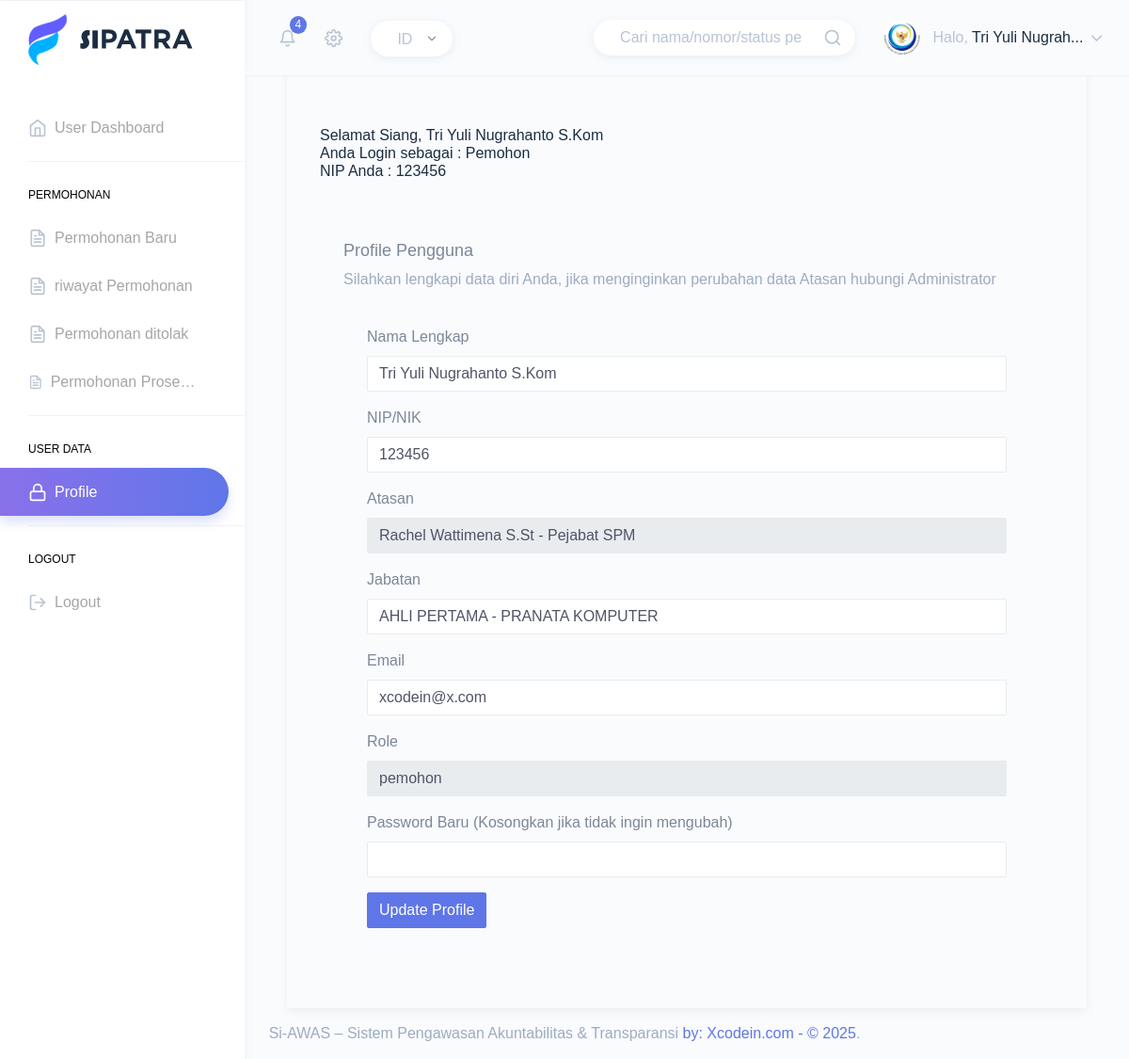
Page /index.php?page=profile (signed in) on the committed database.
### tables this page shows
CREATE TABLE IF NOT EXISTS `users` (
  `id` int NOT NULL AUTO_INCREMENT,
  `atasan_id` int DEFAULT NULL,
  `name` varchar(100) NOT NULL,
  `nip_nik` varchar(50) NOT NULL,
  `jabatan` varchar(100) NOT NULL,
  `email` varchar(100) NOT NULL,
  `password` varchar(255) NOT NULL,
  `level_user` int NOT NULL DEFAULT '1',
  `role` enum('pemohon','pejabat_spm','pejabat_ppk','pejabat_kpa','pengawas','operator','admin') NOT NULL DEFAULT 'pemohon',
  `created_at` timestamp NULL DEFAULT CURRENT_TIMESTAMP,
  `id_tim_kerja` int DEFAULT NULL,
  PRIMARY KEY (`id`),
  UNIQUE KEY `nip_nik` (`nip_nik`),
  UNIQUE KEY `email` (`email`),
  KEY `fk_level_user` (`level_user`),
  KEY `fk_users_timkerja` (`id_tim_kerja`)
);

### pages/pemohon/profile.php (the view, shortened to what this page needs)
<?php
$userId = $_SESSION['user_id'];
$query = "SELECT u1.*, u2.name as atasan_name FROM users u1
          LEFT JOIN users u2 ON u1.atasan_id = u2.id
          WHERE u1.id = ?";
$stmt = $conn->prepare($query);
$stmt->bind_param("i", $userId);
$stmt->execute();
$result = $stmt->get_result();
$user = $result->fetch_assoc();
?>
<!DOCTYPE html>
<html lang="en">
<bod>
    <div class="page-wrapper">
        <div class="page-breadcrumb">
            <div class="row">
                <div class="col-7 align-self-center">
                    <h5 class="page-title text-truncate text-dark font-weight-medium mb-1">
                        <?php
                        $time = date('H');
                        if ($time >= 5 && $time <= 11) {
                            echo "Selamat Pagi, ";
                        } elseif ($time >= 12 && $time <= 15) {
                            echo "Selamat Siang, ";
                        } elseif ($time >= 16 && $time <= 18) {
                            echo "Selamat Sore, ";
                        } else {
                            echo "Selamat Malam, ";
                        }
                        echo " " . $_SESSION['name'] . "<br> Anda Login sebagai : " . $_SESSION['level_jabatan'] . "<br>NIP Anda : " . $_SESSION['nip_nik'];
                        ?>
                    </h5>
                </div>
            </div>
        </div>
        <div class="container-fluid">
            <div class="row">
                <div class="col-12">
                    <div class="card-body">
                        <div class="card-title">
                            <h4>Profile Pengguna</h4>
                            <span class="text-muted">Silahkan lengkapi data diri Anda, jika menginginkan perubahan data
                                Atasan hubungi Administrator</span>
                        </div>
                        <div class="card-body">
                            <form action="update_profile.php" method="POST">
                                <div class="mb-3">
                                    <label for="nama" class="form-label">Nama Lengkap</label>
                                    <input type="text" class="form-control" id="nama" name="nama"
                                        value="<?php echo $user['name']; ?>" required>
                                </div>
                                <div class="mb-3">
                                    <label for="nip_nik" class="form-label">NIP/NIK</label>
                                    <input type="nip_nik" class="form-control" id="nip_nik" name="nip_nik"
                                        value="<?php echo $user['nip_nik']; ?>" required>
                                </div>
                                <div class="mb-3">
                                    <label for="nip_nik" class="form-label">Atasan</label>
                                    <input type="nip_nik" class="form-control" id="atasan_id" name="atasan_id" value="<?php
                                                                                                                        $sql_atasan = "SELECT name, jabatan FROM users WHERE id = " . $user['atasan_id'];
                                                                                                                        $result_atasan = $conn->query($sql_atasan);
                                                                                                                        $atasan = $result_atasan->fetch_assoc();
                                                                                                                        echo $atasan['name'] . ' - ' . $atasan['jabatan'];
                                                                                                                        ?>" required readonly>
                                </div>
                                <div class="mb-3">
                                    <label for="jabatan" class="form-label">Jabatan</label>
                                    <input type="text" class="form-control" id="jabatan" name="jabatan"
                                        value="<?php echo $user['jabatan']; ?>" required>
                                </div>
                                <div class="mb-3">
                                    <label for="email" class="form-label">Email</label>
                                    <input type="email" class="form-control" id="email" name="email"
                                        value="<?php echo $user['email']; ?>" required>
                                </div>
                                <div class="mb-3">
                                    <label for="role" class="form-label">Role</label>
                                    <input type="text" class="form-control" id="role" name="role"
                                        value="<?php echo $user['role']; ?>" required readonly>
                                </div>
                                <div class="mb-3">
                                    <label for="password" class="form-label">Password Baru (Kosongkan jika tidak ingin
                                        mengubah)</label>
                                    <input type="password" class="form-control" id="password" name="password">
                                </div>
                                <button type="submit" class="btn btn-primary">Update Profile</button>
                            </form>
                        </div>
                    </div>
                </div>
            </div>
        </div>

### rows in the picture
users: nama "Tri Yuli Nugrahanto S.Kom", nip_nik "123456", jabatan "AHLI PERTAMA - PRANATA KOMPUTER", email "xcodein@x.com", role "pemohon"
users: atasan_id "Rachel Wattimena S.St - Pejabat SPM"

### other values in the picture
getNotificationCount($conn) "4"
substr($_SESSION['name'], 0, 15) "Tri Yuli Nugrah"
$_SESSION['name'] "Tri Yuli Nugrahanto S.Kom"
$_SESSION['level_jabatan'] "Pemohon"
$_SESSION['nip_nik'] "123456"
